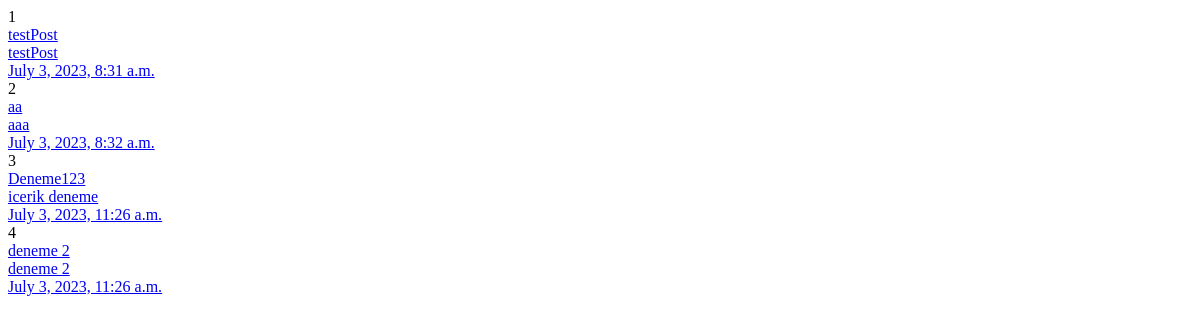
Page /post/index/ on the earlier database version.
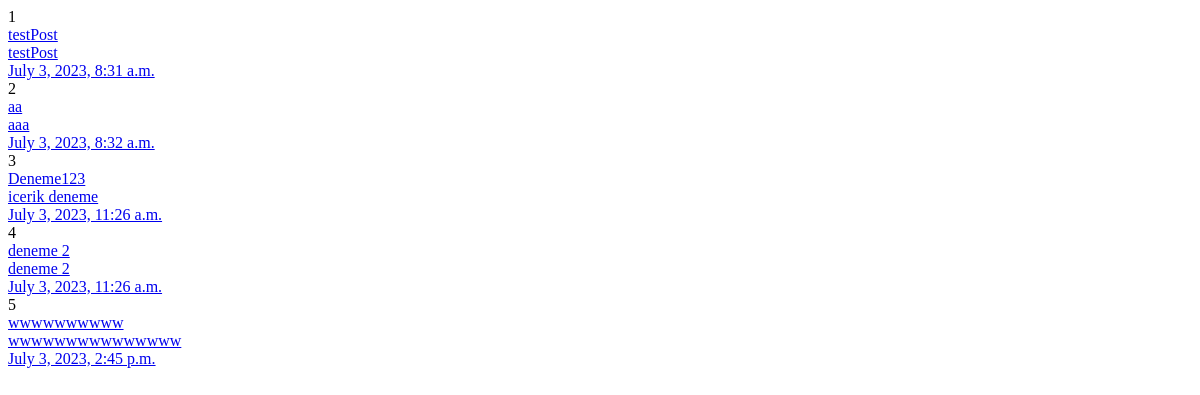
Same page on the later database version.
### post/models.py (models this page shows, shortened)
class Post(models.Model):
    title = models.CharField(max_length=120, verbose_name="baslik")
    content = models.TextField(verbose_name="icerik")
    publishingDate = models.DateTimeField(verbose_name="yayinlanma tarihi", auto_now_add=True)
    def get_absolute_url(self):
        return reverse('details', kwargs={'id': self.id})

### post/views.py (the view)
# urls.py: path('index/', post_index, name='index'),
def post_index(request):
    posts = Post.objects.all()
    return render(request, 'post/index.html', {'posts': posts})

### templates/post/index.html (shortened to what this page needs)
{% extends 'base.html' %}
{% block body %}
    {% for post in posts %}
        {{ post.id }} <br>
        <a href="/post/details/{{ post.id }}">{{ post.title }}</a> <br>
        <a href="{% url 'details' id=post.id %}">{{ post.content }}</a> <br>
        <a href="{{ post.get_absolute_url }}">{{ post.publishingDate }}</a> <br>
    {% endfor %}
{% endblock %}

Differences in the rows shown:
added Post: id "5", title "wwwwwwwwww", content "wwwwwwwwwwwwwww", publishingDate "July 3, 2023, 2:45 p.m."
